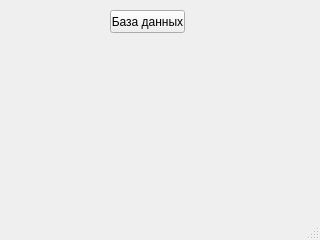
<?xml version="1.0" encoding="UTF-8"?>
<ui version="4.0">
 <class>MainWindow</class>
 <widget class="QMainWindow" name="MainWindow">
  <property name="geometry">
   <rect>
    <x>0</x>
    <y>0</y>
    <width>320</width>
    <height>240</height>
   </rect>
  </property>
  <property name="windowTitle">
   <string>Покупка билета</string>
  </property>
  <widget class="QWidget" name="centralwidget">
   <widget class="QPushButton" name="pushButton">
    <property name="geometry">
     <rect>
      <x>110</x>
      <y>10</y>
      <width>75</width>
      <height>23</height>
     </rect>
    </property>
    <property name="text">
     <string>База данных</string>
    </property>
   </widget>
  </widget>
  <widget class="QStatusBar" name="statusbar"/>
  <widget class="QMenuBar" name="menubar">
   <property name="geometry">
    <rect>
     <x>0</x>
     <y>0</y>
     <width>320</width>
     <height>22</height>
    </rect>
   </property>
  </widget>
 </widget>
 <resources/>
 <connections/>
</ui>
